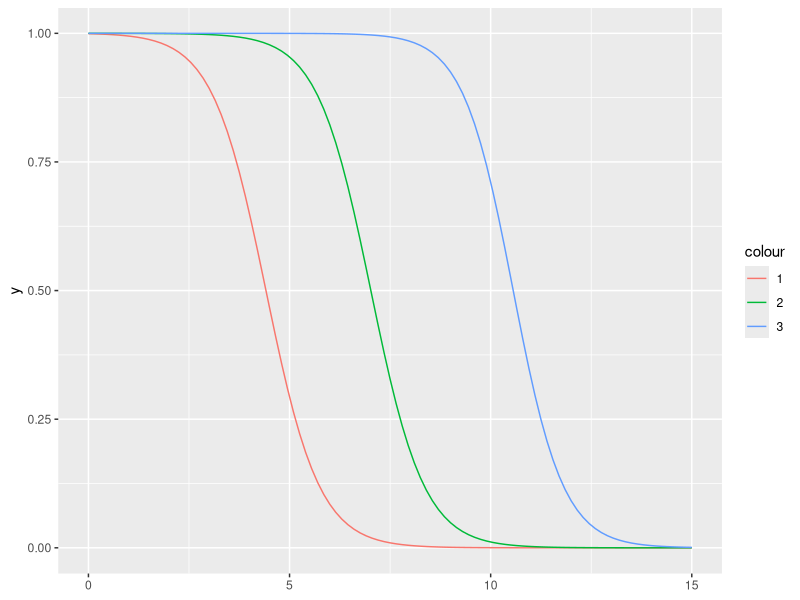
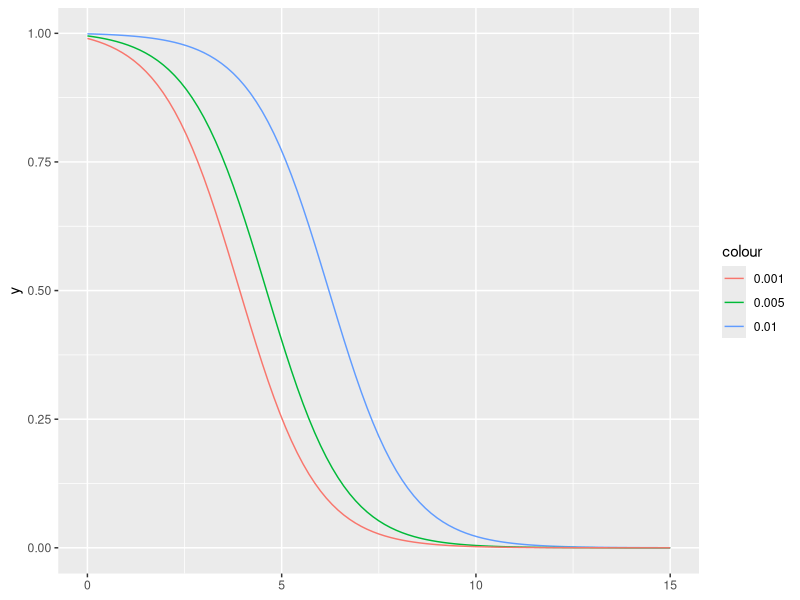
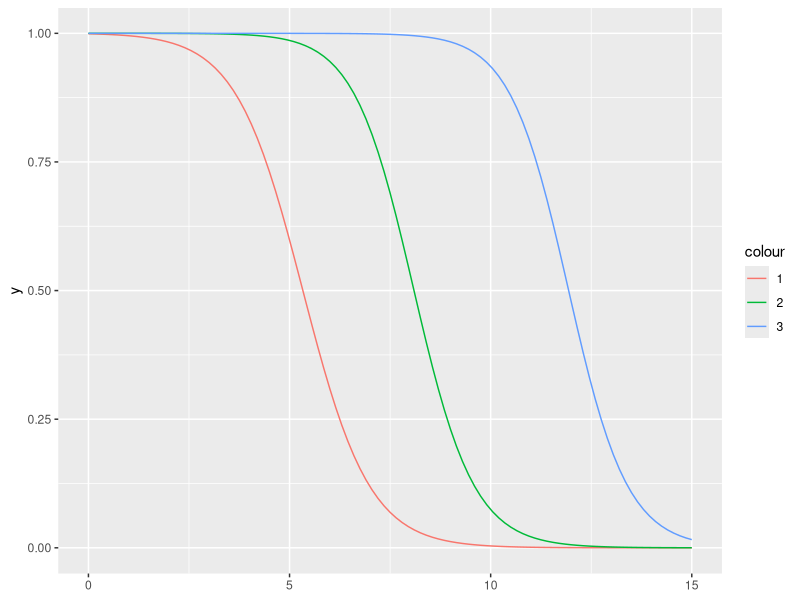
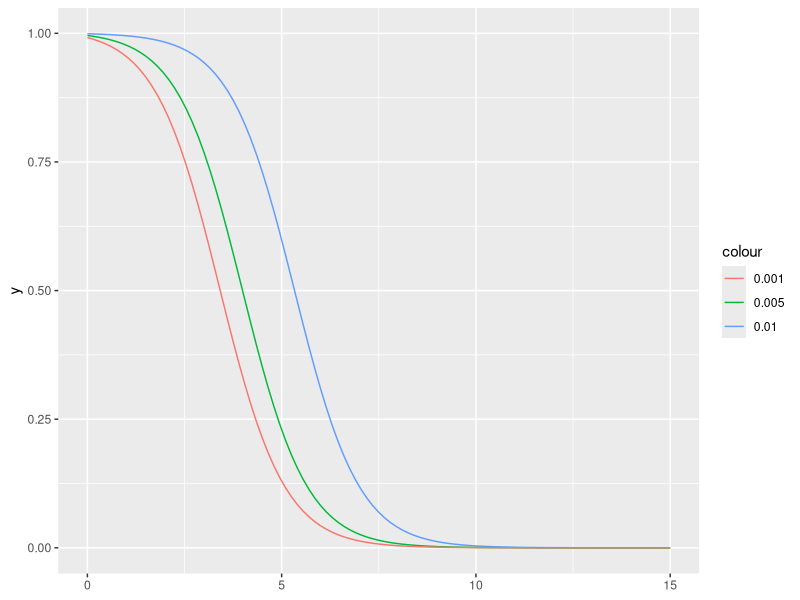
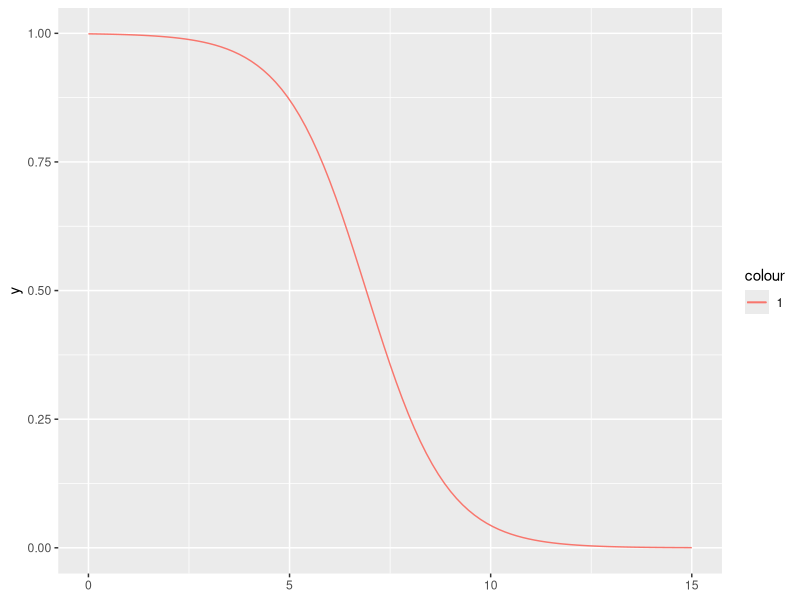
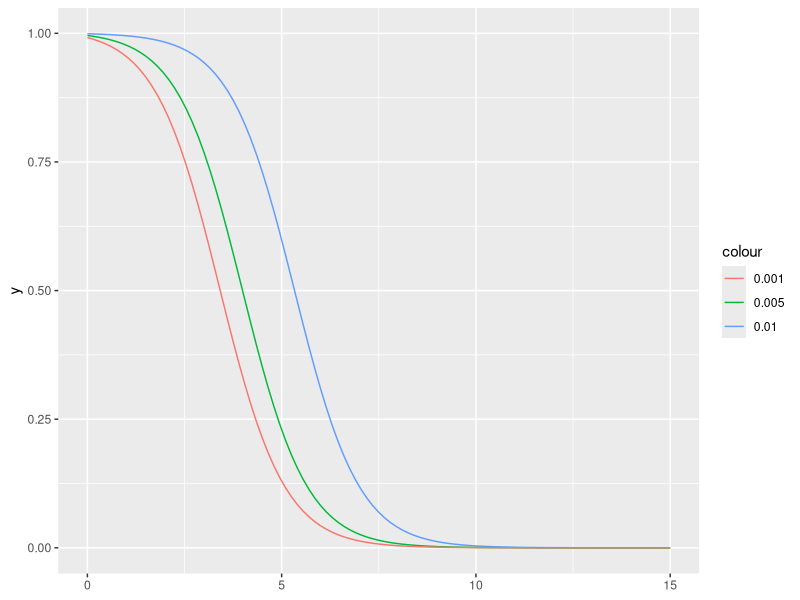
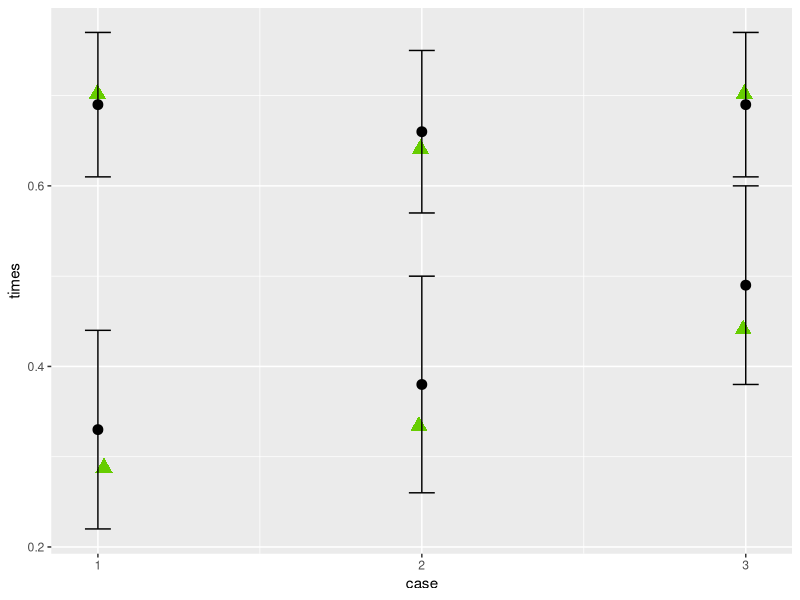
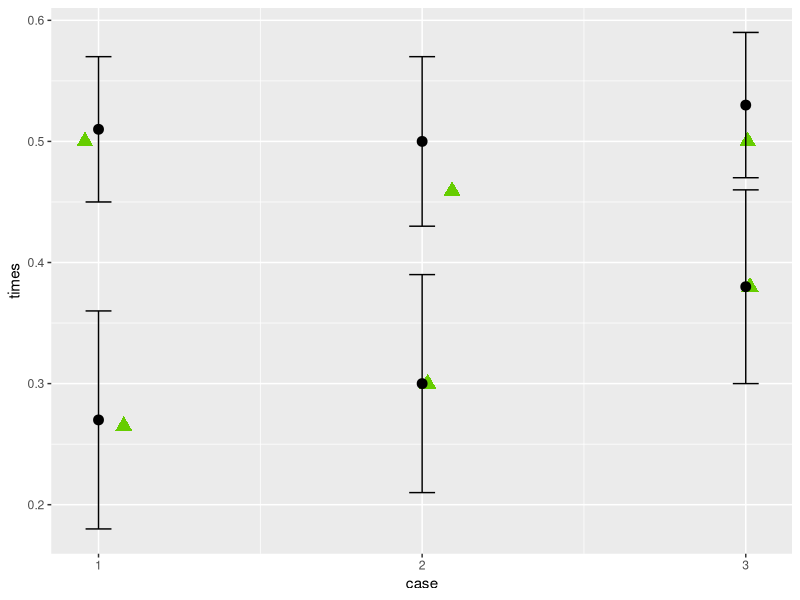

These figures' R source, in order: (Note: this script raises an error after producing the figures.)
library(ggplot2)
library(RColorBrewer)
library(tidyverse)
library(patchwork)

# CUMULATIVE DISTRIBUTION

gk <- function(t,k,l) {
  return(t^k*exp(l*t)/l + (-1)^k*factorial(k)/l^(k+1)*(exp(l*t)-1))
}

# Case 1
c1odd <- function(t,k,om,op,lm,lp) {
  return(op*(om*op/(lm-lp))^k*gk(t,k,lm)/factorial(k))
}
c1even <- function(t,k,om,op,lm,lp) {
  return((om*op/(lm-lp))^k*gk(t,k-1,lm)/factorial(k-1))
}

cdf1 <- function(t,n,om,op,lm,lp) {
  if(n %% 2 != 0) {
    k = (n-1)/2
    return(1.0/(c1odd(t,k,om,op,lm,lp)+1.0))
  }
  else if(n %% 2 == 0) {
    k = n/2
    return(1.0/(c1even(t,k,om,op,lm,lp)+1.0))
  }
}

ggplot() +
  geom_function(fun = cdf1, args = list(n=1,om=0.01,op=0.001,lm=1.5,lp=1.0), aes(color = "1")) +
  geom_function(fun = cdf1, args = list(n=2,om=0.01,op=0.001,lm=1.5,lp=1.0), aes(color = "2")) +
  geom_function(fun = cdf1, args = list(n=3,om=0.01,op=0.001,lm=1.5,lp=1.0), aes(color = "3")) +
  xlim(0,15) + ylim(0,1)

ggplot() +
  geom_function(fun = cdf1, args = list(n=1,om=0.01,op=0.001,lm=1.0,lp=1.5), aes(color = "0.01")) +
  geom_function(fun = cdf1, args = list(n=1,om=0.005,op=0.005,lm=1.0,lp=1.5), aes(color = "0.005")) +
  geom_function(fun = cdf1, args = list(n=1,om=0.001,op=0.01,lm=1.0,lp=1.5), aes(color = "0.001")) +
  xlim(0,15) + ylim(0,1)

# Case 2
c2odd <- function(t,k,om,op,l) {
  return(op*(om*op)^k*gk(t,2*k,l)/factorial(2*k))
}
c2even <- function(t,k,om,op,l) {
  return((om*op)^k*gk(t,2*k-1,l)/factorial(2*k-1))
}

cdf2 <- function(t,n,om,op,l) {
  if(n %% 2 != 0) {
    k = (n-1)/2
    return(1.0/(c2odd(t,k,om,op,l)+1.0))
  }
  else if(n %% 2 == 0) {
    k = n/2
    return(1.0/(c2even(t,k,om,op,l)+1.0))
  }
}

ggplot() +
  geom_function(fun = cdf2, args = list(n=1,om=0.01,op=0.001,l=1.2), aes(color = "1")) +
  geom_function(fun = cdf2, args = list(n=2,om=0.01,op=0.001,l=1.2), aes(color = "2")) +
  geom_function(fun = cdf2, args = list(n=3,om=0.01,op=0.001,l=1.2), aes(color = "3")) +
  xlim(0,15) + ylim(0,1)

ggplot() +
  geom_function(fun = cdf2, args = list(n=1,om=0.01,op=0.001,l=1.2), aes(color = "0.01")) +
  geom_function(fun = cdf2, args = list(n=1,om=0.005,op=0.005,l=1.2), aes(color = "0.005")) +
  geom_function(fun = cdf2, args = list(n=1,om=0.001,op=0.01,l=1.2), aes(color = "0.001")) +
  xlim(0,15) + ylim(0,1)

# Case 3
ak_tilde <- function(t,k,om,op,lm,lp) {
  return((om*op/(lp-lm))^k/(op*factorial(k-1))*gk(t,k-1,lp))
}
hat_lerch <- function(x,lm,lp){
  return(lerch(x, s = 1, v = 1-lm/lp))
}

c3init <- function(t,om,op,lm,lp) {
  return(op/lm*exp(lm*t))
}
c3odd <- function(t,k,om,op,lm,lp) {
  return(op^2/lp*ak_tilde(t,k,om,op,lm,lp)*hat_lerch(-op*ak_tilde(t,k,om,op,lm,lp),lm,lp))
}
c3even <- function(t,k,om,op,lm,lp) {
  return(op/lp*(lp-lm)*ak_tilde(t,k,om,op,lm,lp)*hat_lerch(-(lp-lm)*ak_tilde(t,k,om,op,lm,lp),lm,lp))
}

cdf3 <- function(t,n,om,op,lm,lp) {
  if(n == 1) {
    return(1.0/(c3init(t,om,op,lm,lp)+1.0))
  }
  else if(n %% 2 != 0) {
    k = (n-1)/2
    return(1.0/(c3odd(t,k,om,op,lm,lp)+1.0))
  }
  else if(n %% 2 == 0) {
    k = n/2
    return(1.0/(c3even(t,k,om,op,lm,lp)+1.0))
  }
}

ggplot() +
  geom_function(fun = cdf3, args = list(n=1,om=0.01,op=0.001,lm=1.0,lp=1.5), aes(color = "1")) +
  geom_function(fun = cdf3, args = list(n=2,om=0.01,op=0.001,lm=1.0,lp=1.5), aes(color = "2")) +
  geom_function(fun = cdf3, args = list(n=3,om=0.01,op=0.001,lm=1.0,lp=1.5), aes(color = "3")) +
  xlim(0,15) + ylim(0,1)

ggplot() +
  geom_function(fun = cdf2, args = list(n=1,om=0.01,op=0.001,l=1.2), aes(color = "0.01")) +
  geom_function(fun = cdf2, args = list(n=1,om=0.005,op=0.005,l=1.2), aes(color = "0.005")) +
  geom_function(fun = cdf2, args = list(n=1,om=0.001,op=0.01,l=1.2), aes(color = "0.001")) +
  xlim(0,15) + ylim(0,1)

###########################################################################
df1_theory <- data.frame(case = c(1,1,2,2,3,3),times = c(0.288,0.702,0.334,0.641,0.441,0.702))
df1_sim <- data.frame(case = c(1,1,2,2,3,3), times = c(0.33,0.69,0.38,0.66,0.49,0.69), errors = c(0.11,0.08,0.12,0.09,0.11,0.08))

plot1 <- ggplot() +
  geom_jitter(data=df1_theory, aes(x=case,y=times,color="thoery"),size=4, shape = 17, height = 0, width = 0.03) + 
  geom_point(data=df1_sim, aes(x=case,y=times,color="simulation"),size=3) +
  geom_errorbar(data=df1_sim, aes(x=case, ymin=times-errors, ymax=times+errors),width=.08,color="black") +
  scale_x_continuous(breaks = c(1,2,3)) +
  scale_color_manual(values=c("black","chartreuse3")) +
  labs(col=NULL) +
  guides(colour = guide_legend(override.aes = list(shape = c(16,17)))) +
  theme(legend.position = "none")
plot1

df2_theory <- data.frame(case = c(1,1,2,2,3,3),times = c(0.265,0.500,0.300,0.459,0.380,0.500))
df2_sim <- data.frame(case = c(1,1,2,2,3,3), times = c(0.27,0.51,0.30,0.50,0.38,0.53), errors = c(0.09,0.06,0.09,0.07,0.08,0.06))

plot2 <- ggplot() +
  geom_jitter(data=df2_theory, aes(x=case,y=times),size=4, shape = 17,color="chartreuse3",height = 0, width = 0.1) + 
  geom_point(data=df2_sim, aes(x=case,y=times),size=3) +
  geom_errorbar(data=df2_sim, aes(x=case, ymin=times-errors, ymax=times+errors),width=.08,color="black") +
  scale_x_continuous(breaks = c(1,2,3)) 
plot2

df3_theory <- data.frame(case = c(1,1,2,2,3,3),times = c(0.462,0.762,0.530,0.750,0.691,0.876))
df3_sim <- data.frame(case = c(1,1,2,2,3,3), times = c(0.46,0.74,0.53,0.72,0.68,0.83), errors = c(0.14,0.11,0.15,0.12,0.16,0.13))

plot3 <- ggplot() +
  geom_jitter(data=df3_theory, aes(x=case,y=times),size=4, shape = 17,color="chartreuse3",height = 0, width = 0.1) + 
  geom_point(data=df3_sim, aes(x=case,y=times),size=3) +
  geom_errorbar(data=df3_sim, aes(x=case, ymin=times-errors, ymax=times+errors),width=.08,color="black") +
  scale_x_continuous(breaks = c(1,2,3)) 
plot3
plot1 + plot2 + plot3

ggsave("./imgs/switching_times/jitter.png",dpi=600)

# cumulative distribution plot
omega_m = 0.01
omega_p = 0.1
s <- 1; v <- 0.5
x <- seq(-1.1, 1.1, length = 201)

x_list = lapply(seq(0, 1.8, length = 100), function(t){
  return(-omega_m*2*exp(20*t)/20)
})
t_list = seq(0, 1.8, length = 100)
x_num <- as.numeric(unlist(x_list))

plot(t_list, lerch(x_num, s = s, v = v), type = "l", col = "blue",
     las = 1, main = paste0("lerch(x, s = ", s,", v = ", v, ")"))
# abline(v = 0, h = 1, lty = "dashed", col = "gray")

C2 <- function(t) {
  lerchphi = lerch(-omega_m*2*exp(20*t)/20, s = 1, v = 0.5)
  return(omega_p*omega_m/400*2*exp(20*t)*lerchphi)
}
C2(0.1)
C2(0.5)
plot(t_list, time_cumulative3(t_list), type = "l", col = "blue",
     las = 1, main = paste0("P(T2)>t"), xlab="t", ylab="C2")

lerch(-omega_m*2*exp(20*0.5)/20, s = 1, v = 0.5, tolerance = 1.0e-10, iter = 1000)
